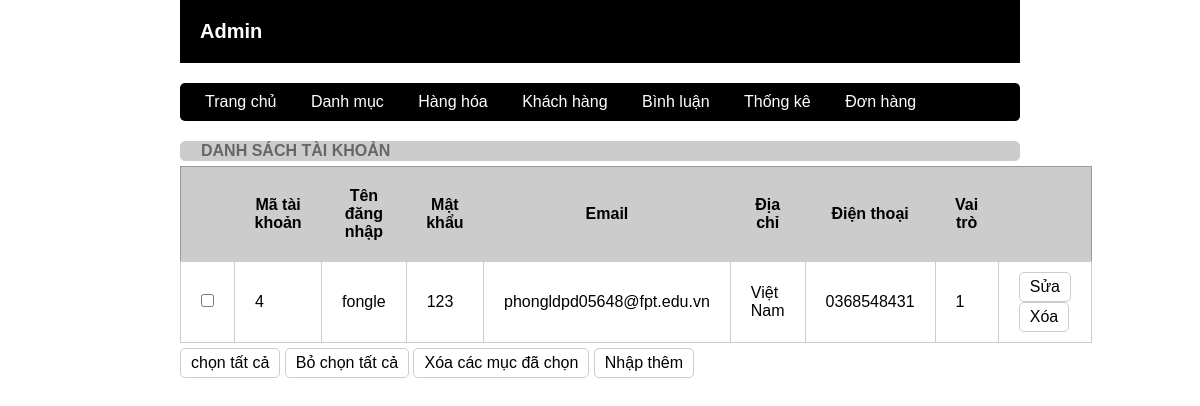
The app's page /admin/index.php?act=dskh with its own data.
### tables this page shows
CREATE TABLE `taikhoan` (
  `id` int(11) NOT NULL,
  `user` varchar(50) NOT NULL,
  `pass` varchar(50) NOT NULL,
  `email` varchar(255) NOT NULL,
  `address` varchar(255) DEFAULT NULL,
  `tel` varchar(50) DEFAULT NULL,
  `role` tinyint(4) NOT NULL DEFAULT 0,
  `name` varchar(50) NOT NULL
);

### model/pdo.php (called while the page is built, shortened)
<?php
function pdo_get_connection(){
    $dburl = "mysql:host=localhost;dbname=web2041;charset=utf8";
    $username = 'root';
    $password = '';
    $conn = new PDO($dburl, $username, $password);
    $conn->setAttribute(PDO::ATTR_ERRMODE, PDO::ERRMODE_EXCEPTION);
    return $conn;
}
function pdo_query($sql){
    $sql_args = array_slice(func_get_args(), 1);
    try{
        $conn = pdo_get_connection();
        $stmt = $conn->prepare($sql);
        $stmt->execute($sql_args);
        $rows = $stmt->fetchAll();
        return $rows;
    }
    catch(PDOException $e){
        throw $e;
    }
    finally{
        unset($conn);
    }
}

### model/taikhoan.php (called while the page is built, shortened)
<?php
    function loadall_taikhoan() {
        $sql ="select * from taikhoan order by id desc";
        $listtaikhoan =pdo_query($sql);
        return  $listtaikhoan;
    }
?>

### admin/taikhoan/list.php (the view)
<div class="row">
            <div class="row frm-title">
                <h1>DANH SÁCH TÀI KHOẢN</h1>
            </div>
            <div class="row frm-content">
                <div class="row mb10 from-dsloai">
                    <table>
                        <tr>
                            <th></th>
                            <th>Mã tài khoản</th>
                            <th>Tên đăng nhập</th>
                            <th>Mật khẩu</th>
                            <th>Email</th>
                            <th>Địa chỉ</th>
                            <th>Điện thoại</th>
                            <th>Vai trò</th>
                            <th></th>
                        </tr>
                        <?php
                            foreach($listtaikhoan as $taikhoan) {
                                extract($taikhoan);
                                $suatk = "index.php?act=suatk&id=".$id;
                                $xoatk = "index.php?act=xoatk&id=".$id;
                                echo '<tr>
                                <td><input type="checkbox" name="" id="" /></td>
                                <td>'.$id.'</td>
                                <td>'.$user.'</td>
                                <td>'.$pass.'</td>
                                <td>'.$email.'</td>
                                <td>'.$address.'</td>
                                <td>'.$tel.'</td>
                                <td>'.$role.'</td>
                                <td>
                                    <a href="'.$suatk.'"><input type="button" value="Sửa"/></a>
                                    <a href="'.$xoatk.'"><input type="button" value="Xóa" /></a>
                                </td>
                            </tr>';
                            }
                        ?>
                    </table>
                </div>
                <div class="row mb10">
                    <input type="button" value="chọn tất cả" />
                    <input type="button" value="Bỏ chọn tất cả" />
                    <input type="button" value="Xóa các mục đã chọn" />
                    <a href="index.php?act=adddm"><input type="button" value="Nhập thêm" /></a>
                </div>
            </div>
        </div>

### view/css/style.css (style rules this page uses)
* { margin: 0; padding: 0; box-sizing: border-box; font-family: sans-serif; font-size: 1rem; }
.row { float: left; width: 100%; }
.mb10 { margin-top: 5px; }
.formtk input[type="submit"], .frm-content input[type="submit"], .formtk input[type="reset"], .frm-content input[type="reset"], .frm-content input[type="button"] { border-radius: 5px; padding: 5px 10px; border: 1px solid #ccc; background-color: white; }
.frm-title { background-color: #ccc; border: 1px #ccc solid; color: #666; border-radius: 5px; padding: 0px 20px; }
.from-dsloai table { width: 100%; border-collapse: collapse; border: 1px solid #999; }
.from-dsloai table th { padding: 20px; background-color: #ccc; }
.from-dsloai table td { padding: 10px 20px; border: 1px solid #ccc; }

### records on screen
taikhoan: id "4", user "fongle", pass "123", email "phongldpd05648@fpt.edu.vn", address "Việt Nam", tel "0368548431", role "1"
